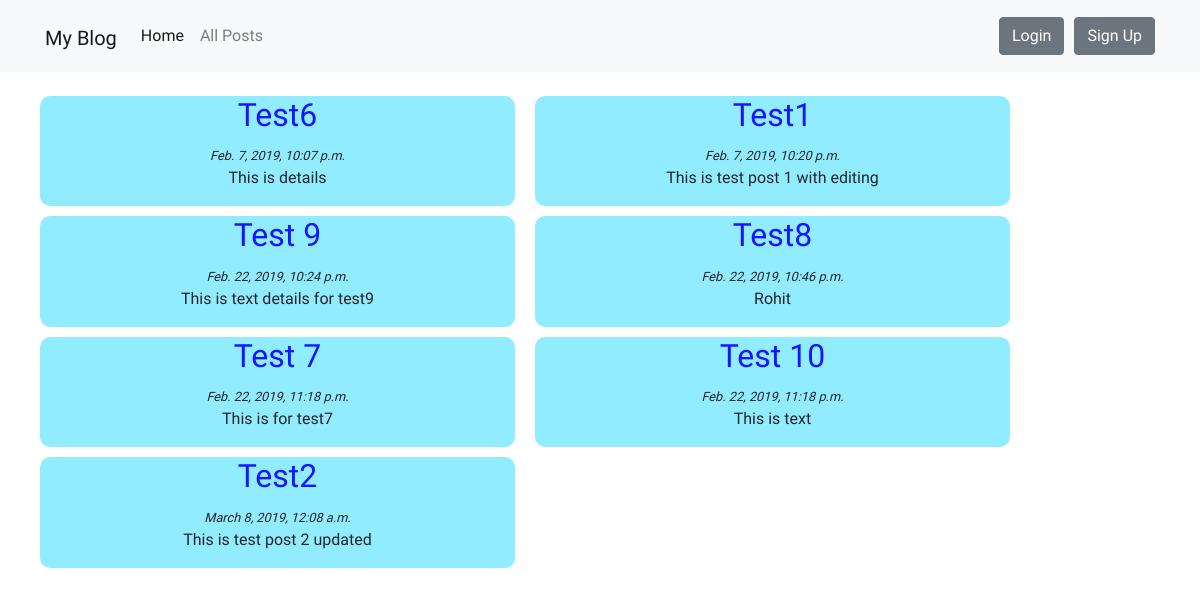
Before: / with the older database file.
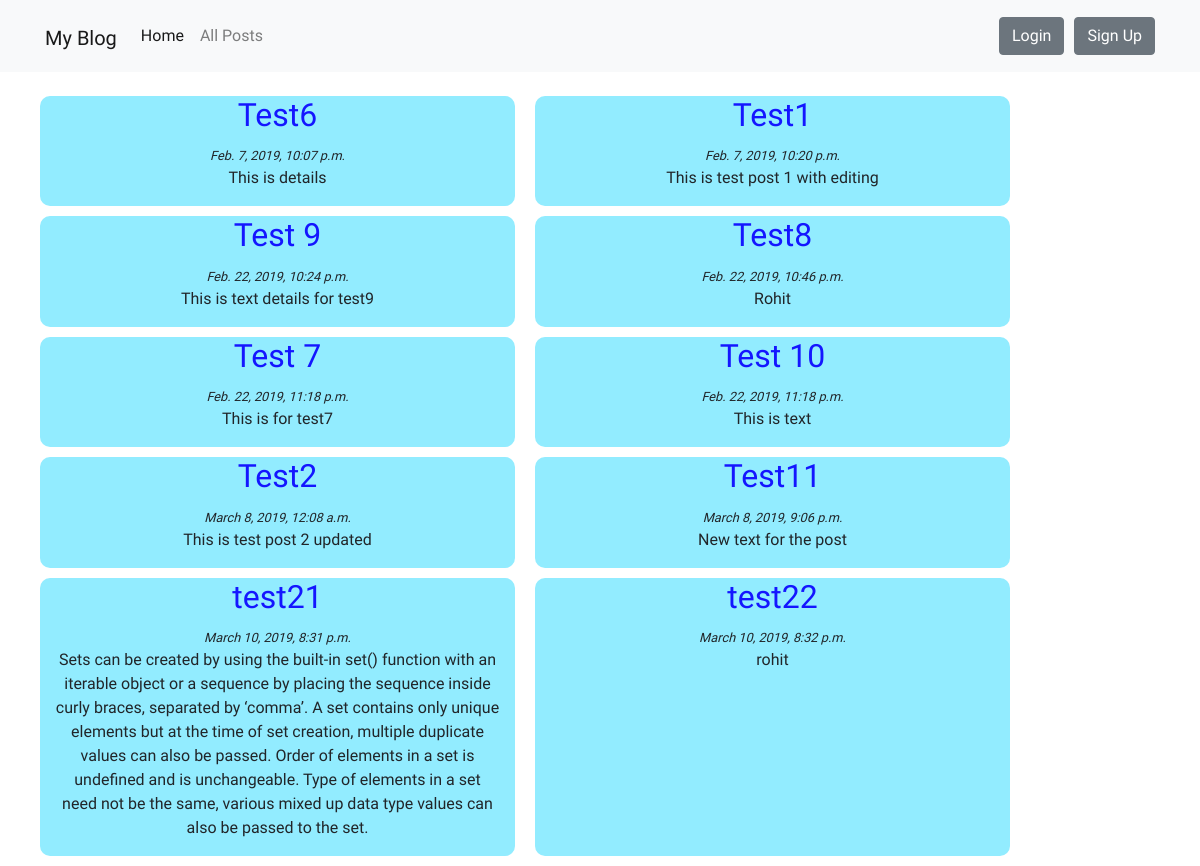
After: the same page with the newer database file.
### blog/models.py (models this page shows, shortened)
class Post(models.Model):
    author = models.ForeignKey(settings.AUTH_USER_MODEL, on_delete=models.CASCADE)
    title = models.CharField(max_length=200)
    text = models.TextField()
    image = models.ImageField(upload_to='post_images', blank=True, null=True)
    created_Date = models.DateTimeField(default=timezone.now)
    published_Date = models.DateTimeField(blank=True, null=True)

### blog/views.py (the view)
# urls.py: path('', views.index, name='index'),
def index(request):
    posts = Post.objects.filter(published_Date__lte=timezone.now()).order_by('published_Date')
    return render(request, 'blog/index.html', {'posts': posts, 'nbar': "index"})

### blog/templates/blog/index.html (shortened to what this page needs)
{% extends 'blog/base.html' %}
{% block content %}
      <div class="container">
    <div class="row">
    {% for post in posts %}
    <div class="col-sm-5 post text-center">
        <h2 class="display-5"><a href="{% url 'post_detail' pk=post.pk %}">{{ post.title }}</a></h2>
        <small><em>{{ post.published_Date }}</em></small>
        <p>{{ post.text|linebreaksbr }}</p>
    </div>
    {% endfor %}
    </div>
    </div>
{% endblock %}

### blog/templates/blog/base.html (shortened to what this page needs)
{% load static %}
<!doctype html>
<html lang="en">
  <head>
      <link href="https://stackpath.bootstrapcdn.com/bootstrap/4.3.1/css/bootstrap.min.css" rel="stylesheet">
      <link rel="stylesheet" href="{% static 'css/blog.css'%}">
  </head>
  <body>
      <nav class="navbar navbar-expand-sm navbar-light bg-light">
        <div class="container">
          <h1><a class="navbar-brand" href="{% url 'index' %}">My Blog</a></h1>
            <div class="collapse navbar-collapse" id="navbarSupportedContent">
                <ul class="navbar-nav mr-auto">
                  <li class="nav-item {% if nbar == 'index' %}active{% endif %}">
                    <a class="nav-link" href="{% url 'index' %}">Home <span class="sr-only">(current)</span></a>
                  </li>
                  <li class="nav-item {% if nbar == 'post_list' %}active{% endif %}">
                    <a class="nav-link" href="{% url 'post_list' %}">All Posts</a>
                  </li>
                </ul>
                {% if user.is_authenticated %}
                <h3>{{ user.username }}</h3>
                <a href="{% url 'logout' %}">[Logout]</a>
                {% else %}
                    <a href="{% url 'login' %}"><button type="button" class="btn btn-secondary btn-md login">Login</button></a>
                    <a href="{% url 'signup' %}"><button type="button" class="btn btn-secondary btn-md">Sign Up</button></a>
                {% endif %}
            </div>
        </div>
      </nav>
      <br>
  {% block content %}
  {% endblock %}
  </body>
</html>

### blog/static/css/blog.css (style rules this page uses)
h1 a, h2 a, h3 a { color: #1416ff; }
h1,h2, h3,h4, h5, a, p, small { font-family: 'Acme', cursive; }
body { padding-left: -15px; }
nav { background-color: #78ebff; }
.post { background-color: #92ecff; border-radius: 10px; margin-bottom: 10px; margin-left: 10px; margin-right: 10px; }
.login { margin-right: 10px; }

Changed rows visible on the page:
added Post: title "Test11", published_Date "March 8, 2019, 9:06 p.m.", text "New text for the post"
added Post: title "test21", published_Date "March 10, 2019, 8:31 p.m.", text "Sets can be created by using the built-in set() function with an iterable object or a sequence by placing the sequence inside curly braces, separated by ‘comma’. A set contains only unique elements but at the time of set creation, multiple duplicate values can also be passed. Order of elements in a set is undefined and is unchangeable. Type of elements in a set need not be the same, various mixed up data type values can also be passed to the set."
added Post: title "test22", published_Date "March 10, 2019, 8:32 p.m.", text "rohit"
